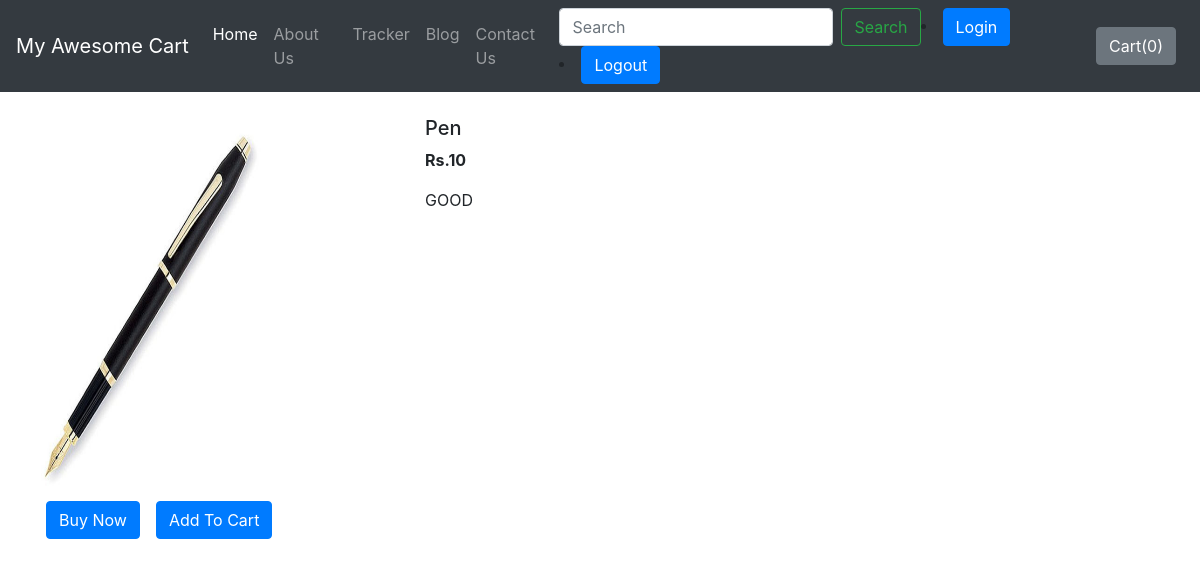
Page /shop/products/2 (signed in) on the committed database.
### shop/models.py (models this page shows, shortened)
class Product(models.Model):
    product_id = models.AutoField
    product_name = models.CharField(max_length=50)
    category = models.CharField(max_length=50, default="")
    subCategory = models.CharField(max_length=50, default="")
    price = models.IntegerField(default="0")
    desc = models.CharField(max_length=300)
    pub_date = models.DateField()
    image = models.ImageField(upload_to="shop/images", default="")

### shop/views.py (the view)
# urls.py: path("products/<int:myid>", views.productView, name="ProductView"),
@login_required
def productView(request, myid):
    product = Product.objects.filter(id=myid)
    return render(request, 'shop/prodView.html', {'product': product[0]})

### shop/templates/shop/prodView.html (shortened to what this page needs)
{% extends 'shop/basic.html' %}
{% block body %}
<div class="container my-4">
    <div class="row">
        <div class="col-md-4">
            <div class="row">
                <img src="/media/{{product.image}}" width="233px" height="385px">
            </div>
            <div class="row">
                <button class="btn btn-primary mx-3">Buy Now</button>
                <button class="btn btn-primary">Add To Cart</button>
            </div>
        </div>
        <div class="col-md-8">
            <h5>{{product.product_name}}</h5>
            <p><b>Rs.{{product.price}} </b></p>
            <p>{{product.desc}}</p>
        </div>
    </div>
</div>
{% endblock %}

### rows in the picture
Product: image (picture), product_name "Pen", price "10", desc "GOOD"
